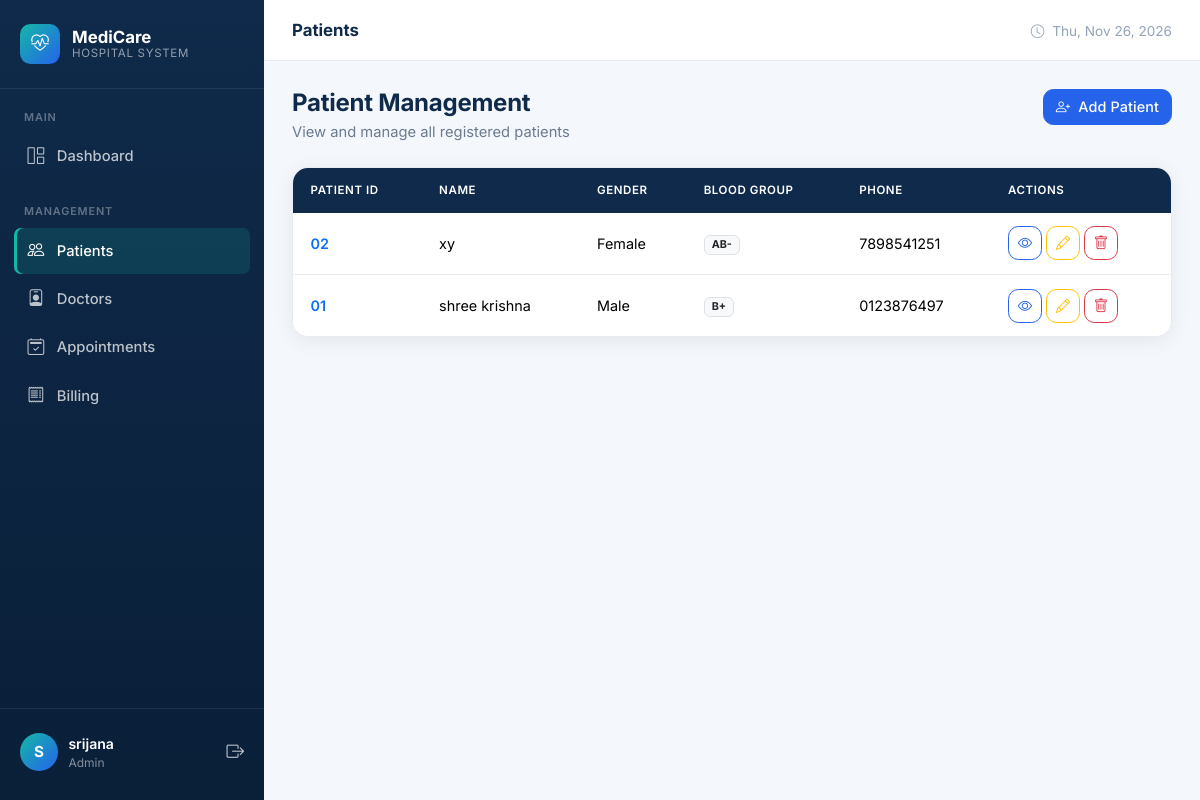
The app's page /patients/ (signed in), older data.
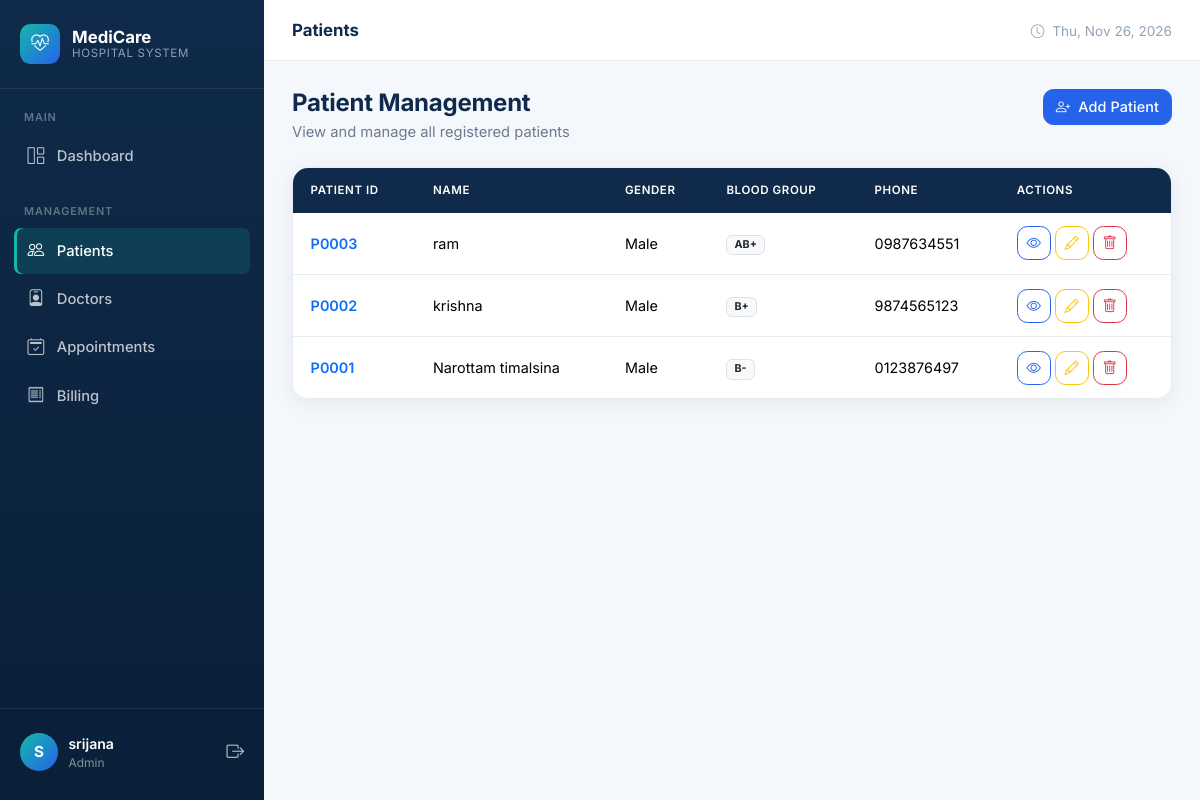
The same page, newer data.
### hospital/models.py (models this page shows, shortened)
class Patient(models.Model):
    GENDER_CHOICES = [
        ('Male', 'Male'),
        ('Female', 'Female'),
        ('Other', 'Other'),
    ]
    BLOOD_GROUP_CHOICES = [
        ('A+', 'A+'),
        ('A-', 'A-'),
        ('B+', 'B+'),
        ('B-', 'B-'),
        ('AB+', 'AB+'),
        ('AB-', 'AB-'),
        ('O+', 'O+'),
        ('O-', 'O-'),
    ]
    user = models.OneToOneField(
        User,
        on_delete=models.CASCADE,
        null=True,
        blank=True,
        related_name='patient_profile'
    )
    patient_id = models.CharField(
        max_length=20,
        unique=True,
        blank=True
    )
    full_name = models.CharField(
        max_length=100
    )
    date_of_birth = models.DateField()
    gender = models.CharField(
        max_length=10,
        choices=GENDER_CHOICES
    )
    blood_group = models.CharField(
        max_length=5,
        choices=BLOOD_GROUP_CHOICES
    )
    phone = models.CharField(
        max_length=10,
        validators=[
        RegexValidator(
            regex=r'^[0-9]{10}$',
            message='Phone number must contain exactly 10 digits.'
        )
    ]
    )
    email = models.EmailField(
        blank=True
    )
    address = models.TextField()
    emergency_contact = models.CharField(
        max_length=10,
        validators=[
            RegexValidator(
                regex=r'^[0-9]{10}$',
                message='Emergency contact must contain exactly 10 digits.'
            )
        ]
    )
    created_at = models.DateTimeField(
        auto_now_add=True
    )
    department = models.CharField(
    max_length=100,
    choices=DEPARTMENT_CHOICES,
    default='Internal Medicine'
)

### hospital/views.py (the view)
@login_required
def patient_list(request):
    patients = Patient.objects.all().order_by('-created_at')
    return render(
        request,
        'hospital/patient_list.html',
        {
            'patients': patients,
        }
    )

### hospital/templates/hospital/patient_list.html (shortened to what this page needs)
{% extends 'hospital/base.html' %}
{% block page_title %}Patients{% endblock %}
{% block content %}
<div class="page-header">
    <div>
        <h1>Patient Management</h1>
        <div class="subtitle">View and manage all registered patients</div>
    </div>
    <a href="{% url 'add_patient' %}" class="btn btn-primary">
        <i class="bi bi-person-plus me-1"></i> Add Patient
    </a>
</div>
<div class="card-modern">
    <div class="card-body p-0">
        <div class="table-responsive">
            <table class="table table-modern">
                <thead>
                    <tr>
                        <th>Patient ID</th>
                        <th>Name</th>
                        <th>Gender</th>
                        <th>Blood Group</th>
                        <th>Phone</th>
                        <th>Actions</th>
                    </tr>
                </thead>
                <tbody>
                    {% for patient in patients %}
                    <tr>
                        <td><span class="fw-600 text-primary">{{ patient.patient_id }}</span></td>
                        <td>{{ patient.full_name }}</td>
                        <td>{{ patient.gender }}</td>
                        <td><span class="badge bg-light text-dark border">{{ patient.blood_group }}</span></td>
                        <td>{{ patient.phone }}</td>
                        <td>
                            <div class="d-flex gap-1">
                                <a href="{% url 'patient_detail' patient.id %}" class="btn btn-sm btn-outline-primary btn-icon" title="View">
                                    <i class="bi bi-eye"></i>
                                </a>
                                <a href="{% url 'edit_patient' patient.id %}" class="btn btn-sm btn-outline-warning btn-icon" title="Edit">
                                    <i class="bi bi-pencil"></i>
                                </a>
                                <a href="{% url 'delete_patient' patient.id %}" class="btn btn-sm btn-outline-danger btn-icon" title="Delete">
                                    <i class="bi bi-trash"></i>
                                </a>
                            </div>
                        </td>
                    </tr>
                    {% endfor %}
                </tbody>
            </table>
        </div>
    </div>
</div>
{% endblock %}

Row changes from the older to the newer data that the page shows:
removed Patient: patient_id "02", full_name "xy", gender "Female", blood_group "AB-", phone "7898541251"
removed Patient: patient_id "01", full_name "shree krishna", gender "Male", blood_group "B+", phone "0123876497"
added Patient: patient_id "P0003", full_name "ram", gender "Male", blood_group "AB+", phone "0987634551"
added Patient: patient_id "P0002", full_name "krishna", gender "Male", blood_group "B+", phone "9874565123"
added Patient: patient_id "P0001", full_name "Narottam timalsina", gender "Male", blood_group "B-", phone "0123876497"
